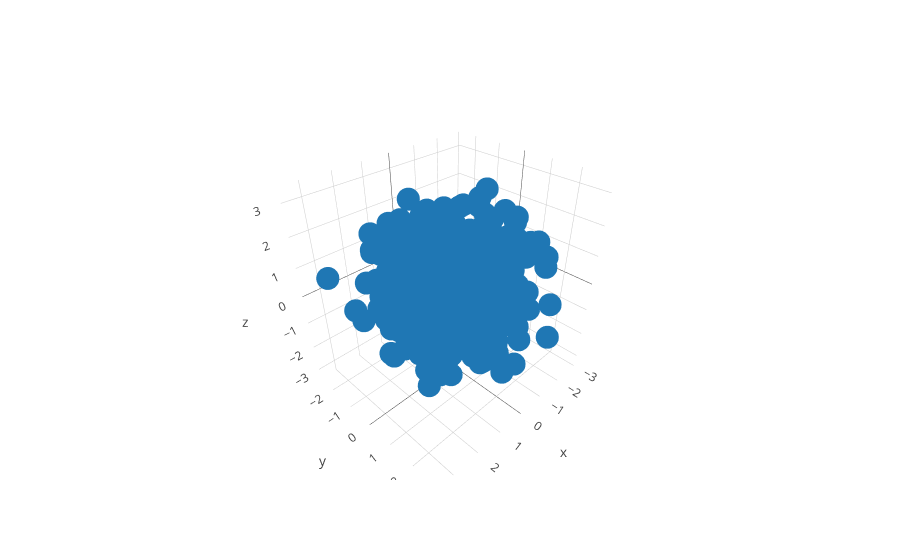

This figure's notebook cell:
### Code cell
import numpy as np

N = 1000
random_x = np.random.randn(N)
random_y = np.random.randn(N)
random_z = np.random.randn(N)


trace = go.Scatter3d(
    x = random_x,
    y = random_y,
    z = random_z,
    mode = 'markers'
)

data = [trace]


iplot(data)

### Figure 1 — Plotly figure (JSON) as saved in the notebook; plotly's stock layout.template omitted (floating-point values rounded to 4 significant figures; data arrays with more than 128 entries replaced by an {"elided": "..."} marker saying what was removed)
{"data": [{"mode": "markers", "type": "scatter3d", "x": {"elided": "1000 float values"}, "y": {"elided": "1000 float values"}, "z": {"elided": "1000 float values"}}], "layout": {}}
